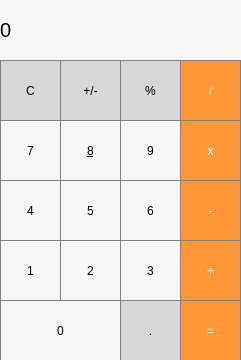
<?xml version="1.0" encoding="UTF-8"?>
<ui version="4.0">
 <class>MainWindow</class>
 <widget class="QMainWindow" name="MainWindow">
  <property name="geometry">
   <rect>
    <x>0</x>
    <y>0</y>
    <width>241</width>
    <height>360</height>
   </rect>
  </property>
  <property name="windowTitle">
   <string>MainWindow</string>
  </property>
  <property name="styleSheet">
   <string notr="true">background-color : #F7F7F7</string>
  </property>
  <widget class="QWidget" name="centralWidget">
   <widget class="QLabel" name="label">
    <property name="geometry">
     <rect>
      <x>0</x>
      <y>0</y>
      <width>241</width>
      <height>60</height>
     </rect>
    </property>
    <property name="font">
     <font>
      <pointsize>15</pointsize>
     </font>
    </property>
    <property name="styleSheet">
     <string notr="true">QLabel {
	qproperty-alignment: 'AlignVCenter | AlignRight';
	border: 1px solid gray;
}

background-color : #F7F7F7;</string>
    </property>
    <property name="text">
     <string>0</string>
    </property>
   </widget>
   <widget class="QPushButton" name="pushButton_clear">
    <property name="geometry">
     <rect>
      <x>0</x>
      <y>60</y>
      <width>61</width>
      <height>61</height>
     </rect>
    </property>
    <property name="styleSheet">
     <string notr="true">QPushButton {
	background-color: rgb(215, 215, 215);
	border: 1px solid gray;
}
QPushButton:pressed {
	background-color: qlineargradient(x1: 0, y1: 0, x2: 0, y2: 1, stop: 0 #BEBEBE, stop: 1 #D7D7D7);
}</string>
    </property>
    <property name="text">
     <string>C</string>
    </property>
   </widget>
   <widget class="QPushButton" name="pushButton_percent">
    <property name="geometry">
     <rect>
      <x>120</x>
      <y>60</y>
      <width>61</width>
      <height>61</height>
     </rect>
    </property>
    <property name="styleSheet">
     <string notr="true">QPushButton {
	background-color: rgb(215, 215, 215);
	border: 1px solid gray;
}
QPushButton:pressed {
	background-color: qlineargradient(x1: 0, y1: 0, x2: 0, y2: 1, stop: 0 #BEBEBE, stop: 1 #D7D7D7);
}</string>
    </property>
    <property name="text">
     <string>%</string>
    </property>
   </widget>
   <widget class="QPushButton" name="pushButton_plusMinus">
    <property name="geometry">
     <rect>
      <x>60</x>
      <y>60</y>
      <width>61</width>
      <height>61</height>
     </rect>
    </property>
    <property name="styleSheet">
     <string notr="true">QPushButton {
	background-color: rgb(215, 215, 215);
	border: 1px solid gray;
}
QPushButton:pressed {
	background-color: qlineargradient(x1: 0, y1: 0, x2: 0, y2: 1, stop: 0 #BEBEBE, stop: 1 #D7D7D7);
}</string>
    </property>
    <property name="text">
     <string>+/-</string>
    </property>
   </widget>
   <widget class="QPushButton" name="pushButton_7">
    <property name="geometry">
     <rect>
      <x>0</x>
      <y>120</y>
      <width>61</width>
      <height>61</height>
     </rect>
    </property>
    <property name="styleSheet">
     <string notr="true">QPushButton {
	border: 1px solid gray;
}
QPushButton:pressed {
	background-color: qlineargradient(x1: 0, y1: 0, x2: 0, y2: 1,
																			stop: 0 #DEDEDE, stop: 1 #F6F7FA);
}</string>
    </property>
    <property name="text">
     <string>7</string>
    </property>
   </widget>
   <widget class="QPushButton" name="pushButton_8">
    <property name="geometry">
     <rect>
      <x>60</x>
      <y>120</y>
      <width>61</width>
      <height>61</height>
     </rect>
    </property>
    <property name="styleSheet">
     <string notr="true">QPushButton {
	border: 1px solid gray;
}
QPushButton:pressed {
	background-color: qlineargradient(x1: 0, y1: 0, x2: 0, y2: 1,
																			stop: 0 #DEDEDE, stop: 1 #F6F7FA);
}</string>
    </property>
    <property name="text">
     <string>&amp;8</string>
    </property>
   </widget>
   <widget class="QPushButton" name="pushButton_9">
    <property name="geometry">
     <rect>
      <x>120</x>
      <y>120</y>
      <width>61</width>
      <height>61</height>
     </rect>
    </property>
    <property name="styleSheet">
     <string notr="true">QPushButton {
	border: 1px solid gray;
}
QPushButton:pressed {
	background-color: qlineargradient(x1: 0, y1: 0, x2: 0, y2: 1,
																			stop: 0 #DEDEDE, stop: 1 #F6F7FA);
}</string>
    </property>
    <property name="text">
     <string>9</string>
    </property>
   </widget>
   <widget class="QPushButton" name="pushButton_4">
    <property name="geometry">
     <rect>
      <x>0</x>
      <y>180</y>
      <width>61</width>
      <height>61</height>
     </rect>
    </property>
    <property name="styleSheet">
     <string notr="true">QPushButton {
	border: 1px solid gray;
}
QPushButton:pressed {
	background-color: qlineargradient(x1: 0, y1: 0, x2: 0, y2: 1,
																			stop: 0 #DEDEDE, stop: 1 #F6F7FA);
}</string>
    </property>
    <property name="text">
     <string>4</string>
    </property>
   </widget>
   <widget class="QPushButton" name="pushButton_2">
    <property name="geometry">
     <rect>
      <x>60</x>
      <y>240</y>
      <width>61</width>
      <height>61</height>
     </rect>
    </property>
    <property name="styleSheet">
     <string notr="true">QPushButton {
	border: 1px solid gray;
}
QPushButton:pressed {
	background-color: qlineargradient(x1: 0, y1: 0, x2: 0, y2: 1,
																			stop: 0 #DEDEDE, stop: 1 #F6F7FA);
}</string>
    </property>
    <property name="text">
     <string>2</string>
    </property>
   </widget>
   <widget class="QPushButton" name="pushButton_1">
    <property name="geometry">
     <rect>
      <x>0</x>
      <y>240</y>
      <width>61</width>
      <height>61</height>
     </rect>
    </property>
    <property name="styleSheet">
     <string notr="true">QPushButton {
	border: 1px solid gray;
}
QPushButton:pressed {
	background-color: qlineargradient(x1: 0, y1: 0, x2: 0, y2: 1,
																			stop: 0 #DEDEDE, stop: 1 #F6F7FA);
}</string>
    </property>
    <property name="text">
     <string>1</string>
    </property>
   </widget>
   <widget class="QPushButton" name="pushButton_5">
    <property name="geometry">
     <rect>
      <x>60</x>
      <y>180</y>
      <width>61</width>
      <height>61</height>
     </rect>
    </property>
    <property name="styleSheet">
     <string notr="true">QPushButton {
	border: 1px solid gray;
}
QPushButton:pressed {
	background-color: qlineargradient(x1: 0, y1: 0, x2: 0, y2: 1,
																			stop: 0 #DEDEDE, stop: 1 #F6F7FA);
}</string>
    </property>
    <property name="text">
     <string>5</string>
    </property>
   </widget>
   <widget class="QPushButton" name="pushButton_6">
    <property name="geometry">
     <rect>
      <x>120</x>
      <y>180</y>
      <width>61</width>
      <height>61</height>
     </rect>
    </property>
    <property name="styleSheet">
     <string notr="true">QPushButton {
	border: 1px solid gray;
}
QPushButton:pressed {
	background-color: qlineargradient(x1: 0, y1: 0, x2: 0, y2: 1,
																			stop: 0 #DEDEDE, stop: 1 #F6F7FA);
}</string>
    </property>
    <property name="text">
     <string>6</string>
    </property>
   </widget>
   <widget class="QPushButton" name="pushButton_3">
    <property name="geometry">
     <rect>
      <x>120</x>
      <y>240</y>
      <width>61</width>
      <height>61</height>
     </rect>
    </property>
    <property name="styleSheet">
     <string notr="true">QPushButton {
	border: 1px solid gray;
}
QPushButton:pressed {
	background-color: qlineargradient(x1: 0, y1: 0, x2: 0, y2: 1,
																			stop: 0 #DEDEDE, stop: 1 #F6F7FA);
}</string>
    </property>
    <property name="text">
     <string>3</string>
    </property>
   </widget>
   <widget class="QPushButton" name="pushButton_0">
    <property name="geometry">
     <rect>
      <x>0</x>
      <y>300</y>
      <width>121</width>
      <height>61</height>
     </rect>
    </property>
    <property name="styleSheet">
     <string notr="true">QPushButton {
	border: 1px solid gray;
}
QPushButton:pressed {
	background-color: qlineargradient(x1: 0, y1: 0, x2: 0, y2: 1,
																			stop: 0 #DEDEDE, stop: 1 #F6F7FA);
}</string>
    </property>
    <property name="text">
     <string>0</string>
    </property>
   </widget>
   <widget class="QPushButton" name="pushButton_decimal">
    <property name="geometry">
     <rect>
      <x>120</x>
      <y>300</y>
      <width>61</width>
      <height>61</height>
     </rect>
    </property>
    <property name="styleSheet">
     <string notr="true">QPushButton {
	background-color: rgb(215, 215, 215);
	border: 1px solid gray;
}
QPushButton:pressed {
	background-color: qlineargradient(x1: 0, y1: 0, x2: 0, y2: 1, stop: 0 #BEBEBE, stop: 1 #D7D7D7);
}</string>
    </property>
    <property name="text">
     <string>.</string>
    </property>
   </widget>
   <widget class="QPushButton" name="pushButton_equals">
    <property name="geometry">
     <rect>
      <x>180</x>
      <y>300</y>
      <width>61</width>
      <height>61</height>
     </rect>
    </property>
    <property name="styleSheet">
     <string notr="true">QPushButton {
	background-color: rgb(255, 151, 57);
	color: white;
	border: 1px solid gray;
}

QPushButton:pressed {
	background-color: qlineargradient(x1: 0, y1: 0, x2: 0, y2: 1, stop: 0 #FF7832, stop: 1 #FF9730);
}</string>
    </property>
    <property name="text">
     <string>=</string>
    </property>
   </widget>
   <widget class="QPushButton" name="pushButton_add">
    <property name="geometry">
     <rect>
      <x>180</x>
      <y>240</y>
      <width>61</width>
      <height>61</height>
     </rect>
    </property>
    <property name="styleSheet">
     <string notr="true">QPushButton {
	background-color: rgb(255, 151, 57);
	color: white;
	border: 1px solid gray;
}

QPushButton:pressed {
	background-color: qlineargradient(x1: 0, y1: 0, x2: 0, y2: 1, stop: 0 #FF7832, stop: 1 #FF9730);
}</string>
    </property>
    <property name="text">
     <string>+</string>
    </property>
   </widget>
   <widget class="QPushButton" name="pushButton_divide">
    <property name="geometry">
     <rect>
      <x>180</x>
      <y>60</y>
      <width>61</width>
      <height>61</height>
     </rect>
    </property>
    <property name="styleSheet">
     <string notr="true">QPushButton {
	background-color: rgb(255, 151, 57);
	color: white;
	border: 1px solid gray;
}

QPushButton:pressed {
	background-color: qlineargradient(x1: 0, y1: 0, x2: 0, y2: 1, stop: 0 #FF7832, stop: 1 #FF9730);
}</string>
    </property>
    <property name="text">
     <string>/</string>
    </property>
   </widget>
   <widget class="QPushButton" name="pushButton_mulitply">
    <property name="geometry">
     <rect>
      <x>180</x>
      <y>120</y>
      <width>61</width>
      <height>61</height>
     </rect>
    </property>
    <property name="styleSheet">
     <string notr="true">QPushButton {
	background-color: rgb(255, 151, 57);
	color: white;
	border: 1px solid gray;
}

QPushButton:pressed {
	background-color: qlineargradient(x1: 0, y1: 0, x2: 0, y2: 1, stop: 0 #FF7832, stop: 1 #FF9730);
}</string>
    </property>
    <property name="text">
     <string>x</string>
    </property>
   </widget>
   <widget class="QPushButton" name="pushButton_subtract">
    <property name="geometry">
     <rect>
      <x>180</x>
      <y>180</y>
      <width>61</width>
      <height>61</height>
     </rect>
    </property>
    <property name="styleSheet">
     <string notr="true">QPushButton {
	background-color: rgb(255, 151, 57);
	color: white;
	border: 1px solid gray;
}

QPushButton:pressed {
	background-color: qlineargradient(x1: 0, y1: 0, x2: 0, y2: 1, stop: 0 #FF7832, stop: 1 #FF9730);
}</string>
    </property>
    <property name="text">
     <string>-</string>
    </property>
   </widget>
  </widget>
 </widget>
 <layoutdefault spacing="6" margin="11"/>
 <resources/>
 <connections/>
</ui>
